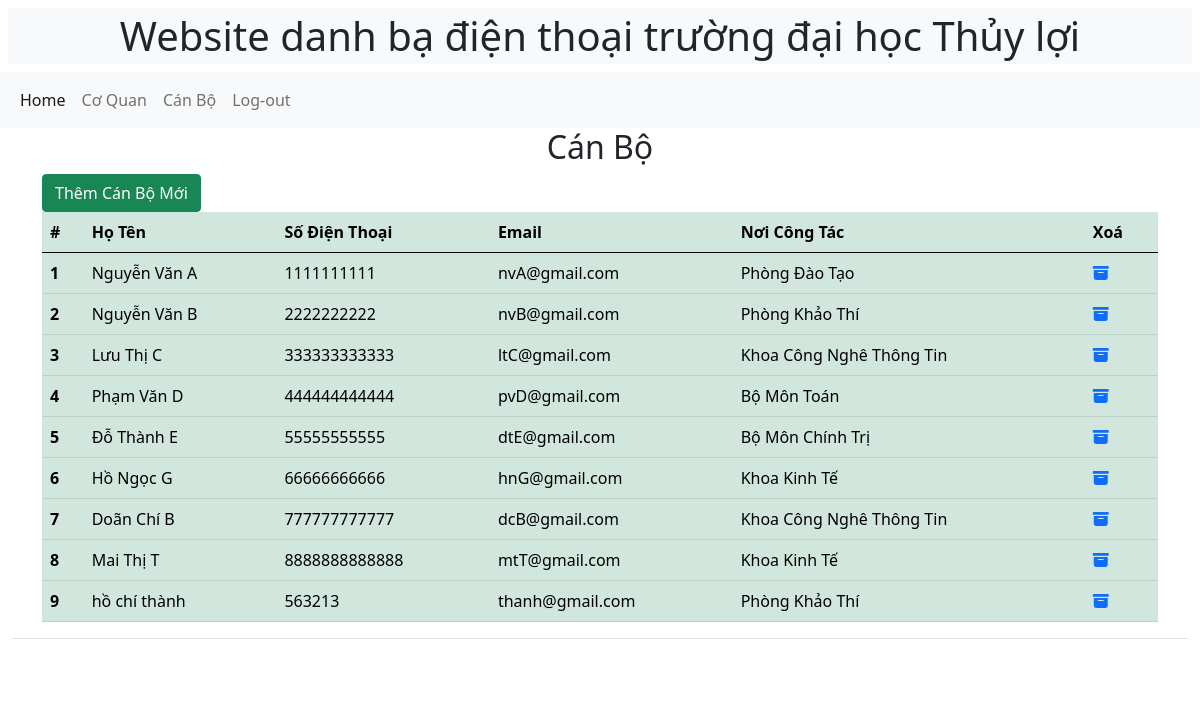
The page /admin/canbo_ql.php (signed in) on the database its author committed.
### tables this page shows
CREATE TABLE `tbl_canbo` (
  `id` int(10) UNSIGNED NOT NULL,
  `HoTen` varchar(100) NOT NULL,
  `SDT` varchar(100) NOT NULL,
  `email` varchar(100) NOT NULL,
  `id_CQ` int(10) UNSIGNED NOT NULL
);

CREATE TABLE `tbl_coquan` (
  `id` int(10) UNSIGNED NOT NULL,
  `TenCQ` varchar(100) NOT NULL,
  `SDT` varchar(100) NOT NULL,
  `DiaChi` varchar(100) NOT NULL,
  `Email` varchar(100) NOT NULL
);

### admin/canbo_ql.php (the view, shortened to what this page needs)
<!doctype html>
<html lang="en">
  <head>
    <link href="https://cdn.jsdelivr.net/npm/bootstrap@5.0.2/dist/css/bootstrap.min.css" rel="stylesheet">
    <link rel="stylesheet" href="https://cdn.jsdelivr.net/npm/bootstrap-icons@1.3.0/font/bootstrap-icons.css">
    <link rel="stylesheet" href="../css/style.css">
  </head>
  <h1 class="bg-light p-1 text-center m-2"> Website danh bạ điện thoại trường đại học Thủy lợi </h1>
<header>
        <nav class="navbar navbar-expand-lg navbar-light bg-light">
        <div class="container-fluid ">
            <div class="collapse navbar-collapse" id="navbarNav">
            <ul class="navbar-nav ">
                <li class="nav-item alig">
                <a class="nav-link active" aria-current="page" href="http://localhost:81/kiemtra/admin">Home</a>
                </li>
                <li class="nav-item">
                <a class="nav-link" href="http://localhost:81/kiemtra/admin/coquan_ql.php">Cơ Quan</a>
                </li>
                <li class="nav-item">
                <a class="nav-link " href="http://localhost:81/kiemtra/admin/canbo_ql.php">Cán Bộ</a>
                </li>
                <li class="nav-item">
                <a class="nav-link " href="http://localhost:81/kiemtra/admin/logout.php">Log-out</a>
                </li>
            </ul>
            </div>
        </div>
        </nav>
    </header>
  <body>
    <?php
        include("../config/db.php");
    ?>
 <div id="main-main" class="container">
        <main>
            <h2 class="text-center">Cán Bộ</h2>
            <div>
                <a href="add_cb.php" class="btn btn-success">Thêm Cán Bộ Mới</a>
            </div>
            <div class="CoQuan">
            <table class="table table-success table-hover">
                <thead class="thead-dark">
                    <tr>
                    <th scope="col">#</th>
                    <th scope="col">Họ Tên</th>
                    <th scope="col">Số Điện Thoại</th>
                    <th scope="col">Email</th>
                    <th scope="col">Nơi Công Tác</th>
                    <th scope="col">Xoá</th>
                    </tr>
                </thead>
                <tbody>
                    <?php
                        $sql = "SELECT HoTen, tbl_canbo.SDT,tbl_canbo.email, TenCQ FROM tbl_coquan, tbl_canbo  Where tbl_canbo.id_CQ = tbl_coquan.id";
                        $result = mysqli_query($conn,$sql);
                        if(mysqli_num_rows($result)>0){
                            $i=1;
                            while($row = mysqli_fetch_assoc($result)){
                    ?>
                                <tr>
                                    <th scope="row"><?php echo $i; ?></th>
                                    <td> <?php echo $row['HoTen']; ?> </td>
                                    <td> <?php echo $row['SDT']; ?></td>
                                    <td> <?php echo $row['email']; ?></td>
                                    <td> <?php echo $row['TenCQ']; ?></td>
                                    <td><a href="delete_cb.php?id=<?php echo $row['id']; ?>"><i class="bi bi-archive-fill"></i></a></td>
                                </tr>
                    <?php
                            $i++;
                            }
                        }
                    ?>
                </tbody>
                </table>
            </div>
        </main>
    </div>
<?php
    include("../template/footer.php");
?>

### rows shown on the page
tbl_canbo: HoTen "Nguyễn Văn A", SDT "1111111111", email "nvA@gmail.com", id_CQ.TenCQ "Phòng Đào Tạo"
tbl_canbo: HoTen "Nguyễn Văn B", SDT "2222222222", email "nvB@gmail.com", id_CQ.TenCQ "Phòng Khảo Thí"
tbl_canbo: HoTen "Lưu Thị C", SDT "333333333333", email "ltC@gmail.com", id_CQ.TenCQ "Khoa Công Nghê Thông Tin"
tbl_canbo: HoTen "Phạm Văn D", SDT "444444444444", email "pvD@gmail.com", id_CQ.TenCQ "Bộ Môn Toán"
tbl_canbo: HoTen "Đỗ Thành E", SDT "55555555555", email "dtE@gmail.com", id_CQ.TenCQ "Bộ Môn Chính Trị"
tbl_canbo: HoTen "Hồ Ngọc G", SDT "66666666666", email "hnG@gmail.com", id_CQ.TenCQ "Khoa Kinh Tế"
tbl_canbo: HoTen "Doãn Chí B", SDT "777777777777", email "dcB@gmail.com", id_CQ.TenCQ "Khoa Công Nghê Thông Tin"
tbl_canbo: HoTen "Mai Thị T", SDT "8888888888888", email "mtT@gmail.com", id_CQ.TenCQ "Khoa Kinh Tế"
tbl_canbo: HoTen "hồ chí thành", SDT "563213", email "thanh@gmail.com", id_CQ.TenCQ "Phòng Khảo Thí"
